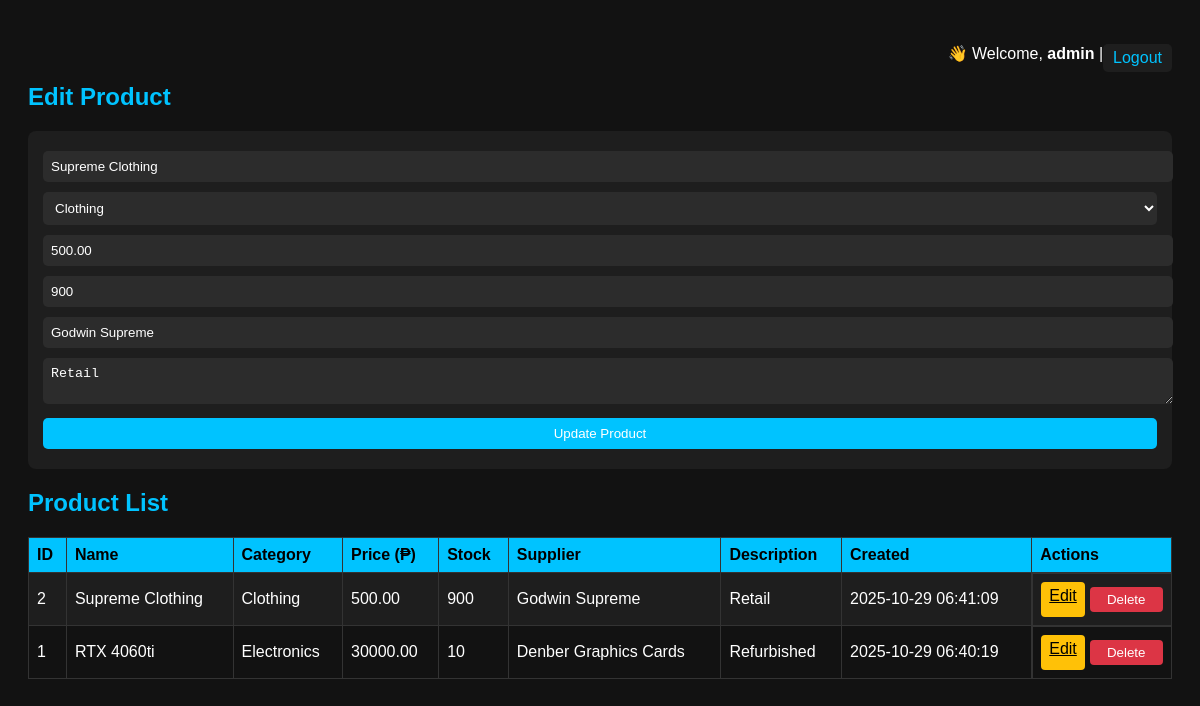
Page /index.php?edit=2 (signed in) on the committed database.
### tables this page shows
CREATE TABLE `products` (
  `id` int(11) NOT NULL,
  `name` varchar(100) NOT NULL,
  `category` varchar(100) NOT NULL,
  `price` decimal(10,2) NOT NULL,
  `stock` int(11) NOT NULL,
  `supplier` varchar(100) DEFAULT NULL,
  `description` text DEFAULT NULL,
  `created_at` timestamp NOT NULL DEFAULT current_timestamp()
);

### index.php (the view, shortened to what this page needs)
<?php
include 'config.php';
?>
<!DOCTYPE html>
<html>
<head>
</head>
<body>
    <p style="text-align:right;">
        👋 Welcome, <b><?php echo $_SESSION['user']; ?></b> |
        <a class="logout" href="logout.php">Logout</a>
    </p>
    <h2><?php echo isset($_GET['edit']) ? "Edit Product" : "Add Product"; ?></h2>
    <?php
    $editData = null;
    if (isset($_GET['edit'])) {
        $id = intval($_GET['edit']);
        $result = $conn->query("SELECT * FROM products WHERE id = $id");
        $editData = $result->fetch_assoc();
    }
    ?>
    <form method="POST" action="">
        <input type="text" name="name" placeholder="Product Name" value="<?php echo $editData['name'] ?? ''; ?>" required>
        <select name="category" required>
            <?php
            $categories = ["Electronics","Clothing","Home & Kitchen","Sports","Books"];
            foreach ($categories as $cat) {
                $selected = ($editData && $editData['category'] == $cat) ? "selected" : "";
                echo "<option value='$cat' $selected>$cat</option>";
            }
            ?>
        </select>
        <input type="number" step="0.01" name="price" placeholder="Price" value="<?php echo $editData['price'] ?? ''; ?>" required>
        <input type="number" name="stock" placeholder="Stock" value="<?php echo $editData['stock'] ?? ''; ?>" required>
        <input type="text" name="supplier" placeholder="Enter supplier name" value="<?php echo $editData['supplier'] ?? ''; ?>">
        <textarea name="description" placeholder="Description"><?php echo $editData['description'] ?? ''; ?></textarea>
        <?php if ($editData): ?>
            <button type="submit" name="update_product">Update Product</button>
        <?php else: ?>
            <button type="submit" name="add_product">Add Product</button>
        <?php endif; ?>
    </form>
    <h2>Product List</h2>
    <table>
        <tr>
            <th>ID</th>
            <th>Name</th>
            <th>Category</th>
            <th>Price (₱)</th>
            <th>Stock</th>
            <th>Supplier</th>
            <th>Description</th>
            <th>Created</th>
            <th>Actions</th>
        </tr>
        <?php
        $result = $conn->query("SELECT * FROM products ORDER BY id DESC");
        if ($result->num_rows > 0) {
            while ($row = $result->fetch_assoc()) {
                echo "<tr>
                        <td>{$row['id']}</td>
                        <td>{$row['name']}</td>
                        <td>{$row['category']}</td>
                        <td>{$row['price']}</td>
                        <td>{$row['stock']}</td>
                        <td>{$row['supplier']}</td>
                        <td>{$row['description']}</td>
                        <td>{$row['created_at']}</td>
                        <td class='actions'>
                            <a href='?edit={$row['id']}' class='edit-btn'>Edit</a>
                            <button type='button' class='delete-btn' onclick='confirmDelete({$row['id']})'>Delete</button>
                        </td>
                    </tr>";
            }
        } else {
            echo "<tr><td colspan='9' style='text-align:center;'>No products found</td></tr>";
        }
        ?>
    </table>
</body>
</html>

### index.php (style rules this page uses)
body { background-color: #121212; color: white; font-family: Arial, sans-serif; padding: 20px; }
h2 { color: #00c3ff; }
a.logout { color: #00c3ff; text-decoration: none; float: right; background-color: #1e1e1e; padding: 5px 10px; border-radius: 5px; }
form { background-color: #1e1e1e; padding: 15px; margin-bottom: 20px; border-radius: 8px; }
input, textarea, select, button { padding: 8px; margin: 5px 0; width: 100%; border: none; border-radius: 5px; }
input, textarea, select { background-color: #2c2c2c; color: white; }
button { background-color: #00c3ff; color: white; cursor: pointer; }
table { width: 100%; border-collapse: collapse; margin-top: 15px; }
th, td { border: 1px solid #333; padding: 8px; text-align: left; }
th { background-color: #00c3ff; color: black; }
tr:nth-child(even) { background-color: #1e1e1e; }
.actions { display: flex; gap: 5px; }
.edit-btn { background-color: #ffc107; color: black; padding: 5px 8px; border: none; border-radius: 4px; }
.delete-btn { background-color: #dc3545; color: white; padding: 5px 8px; border: none; border-radius: 4px; }

### rows in the picture
products: name "Supreme Clothing", price "500.00", stock "900", supplier "Godwin Supreme", description "Retail", id "2", category "Clothing", created_at "2025-10-29 06:41:09"
products: id "1", name "RTX 4060ti", category "Electronics", price "30000.00", stock "10", supplier "Denber Graphics Cards", description "Refurbished", created_at "2025-10-29 06:40:19"

### other values in the picture
$_SESSION['user'] "admin"
form field category "Clothing"
